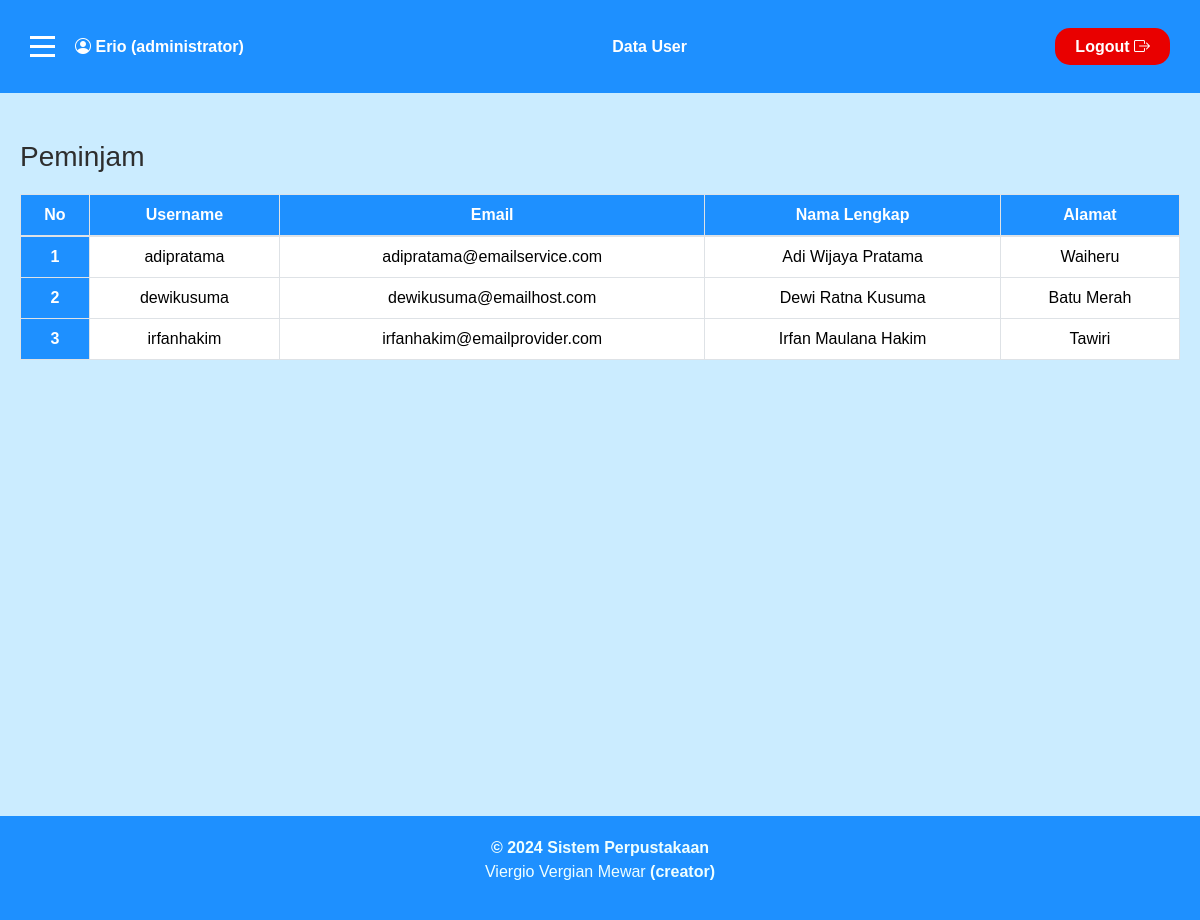
Screenshot of /user/peminjam/dataUser.php (signed in) with the database file from the repository.
### tables this page shows
CREATE TABLE IF NOT EXISTS `user` (
  `UserID` int(11) NOT NULL AUTO_INCREMENT,
  `Username` varchar(255) NOT NULL,
  `Password` varchar(255) NOT NULL,
  `Email` varchar(255) NOT NULL,
  `NamaLengkap` varchar(255) NOT NULL,
  `Alamat` text NOT NULL,
  `Level` enum('administrator','petugas','peminjam') NOT NULL,
  PRIMARY KEY (`UserID`)
);

### user/peminjam/dataUser.php (the view, shortened to what this page needs)
<?php
require '../../database/db.php';
$queryPeminjam = "SELECT * FROM user WHERE Level = 'peminjam' ORDER BY NamaLengkap";
$stmtPeminjam = $db->prepare($queryPeminjam);
$stmtPeminjam->execute();
$resultPeminjam = $stmtPeminjam->get_result();
?>
<!DOCTYPE html>
<html lang="en">
<head>
    <link rel="stylesheet" href="https://stackpath.bootstrapcdn.com/bootstrap/4.3.1/css/bootstrap.min.css"
>
    <link rel="stylesheet" href="https://cdn.jsdelivr.net/npm/bootstrap-icons@1.11.3/font/bootstrap-icons.min.css">
    <link rel="stylesheet" href="https://stackpath.bootstrapcdn.com/font-awesome/4.7.0/css/font-awesome.min.css">
    <link rel="stylesheet" href="../../css/styles.css">
    <link rel="stylesheet" href="../../css/table.css">
</head>
<body>
    <?php include_once('../../dashboard/navbar.php'); ?>
    <div class="main-content">
        <h3>Peminjam</h3>
        <table class="table">
            <thead>
                <tr>
                    <th>No</th>
                    <th>Username</th>
                    <th>Email</th>
                    <th>Nama Lengkap</th>
                    <th>Alamat</th>
                </tr>
            </thead>
            <tbody>
                <?php
                $counter = 1;
                while ($row = $resultPeminjam->fetch_assoc()) {
                    ?>
                    <tr>
                        <th><?php echo $counter; ?></th>
                        <td class="break"><?php echo $row['Username']; ?></td>
                        <td class="break"><?php echo $row['Email']; ?></td>
                        <td class="break"><?php echo $row['NamaLengkap']; ?></td>
                        <td class="break"><?php echo $row['Alamat']; ?></td>
                    </tr>
                    <?php
                    $counter++;
                }
                ?>
            </tbody>
        </table>
    </div>
    <?php include_once('../../dashboard/footer.php'); ?>
</body>
</html>

### css/styles.css (style rules this page uses)
body { display: flex; flex-direction: column; min-height: 100vh; font-family: Arial, sans-serif; background: #c8deff; margin-top: 10%; padding: 0; height: 100vh; animation: gradientAnimation 20s linear infinite forwards; }
.main-content { flex-grow: 1; }
h3, h2 { color: #2e2e2e; }

### css/table.css (style rules this page uses)
body { font-family: "Arial", sans-serif; background-color: #cbecff; }
.main-content { margin: 20px; }
.table { width: 100%; margin-top: 20px; border-collapse: collapse; }
.table th, .table td { padding: 8px; text-align: center; border: 1px solid #dee2e6; }
.table th { background-color: #1e90ff; color: #ffffff; }
.table td { background-color: #ffffff; color: #000000; }
.break { word-break: break-all; }

### rows the page displays
user: Username "adipratama", Email "adipratama@emailservice.com", NamaLengkap "Adi Wijaya Pratama", Alamat "Waiheru"
user: Username "dewikusuma", Email "dewikusuma@emailhost.com", NamaLengkap "Dewi Ratna Kusuma", Alamat "Batu Merah"
user: Username "irfanhakim", Email "irfanhakim@emailprovider.com", NamaLengkap "Irfan Maulana Hakim", Alamat "Tawiri"

### other values shown
$username "Erio"
$_SESSION['Level'] "administrator"
$nama_sistem "Data User"
